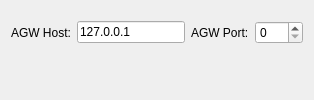
     <widget class="QWidget" name="page_4">
      <layout class="QVBoxLayout">
       <item>
        <spacer>
         <property name="orientation">
          <enum>Qt::Vertical</enum>
         </property>
         <property name="sizeType">
          <enum>QSizePolicy::Fixed</enum>
         </property>
         <property name="sizeHint" stdset="0">
          <size>
           <width>20</width>
           <height>10</height>
          </size>
         </property>
        </spacer>
       </item>
       <item>
        <layout class="QHBoxLayout">
         <item>
          <layout class="QHBoxLayout">
           <item>
            <widget class="QLabel" name="label_12">
             <property name="text">
              <string>AGW Host:</string>
             </property>
            </widget>
           </item>
           <item>
            <widget class="QLineEdit" name="AGWHostEdit">
             <property name="text">
              <string>127.0.0.1</string>
             </property>
            </widget>
           </item>
          </layout>
         </item>
         <item>
          <layout class="QHBoxLayout">
           <item>
            <widget class="QLabel" name="label_13">
             <property name="text">
              <string>AGW Port:</string>
             </property>
            </widget>
           </item>
           <item>
            <widget class="QSpinBox" name="AGWPortBox">
             <property name="minimumSize">
              <size>
               <width>48</width>
               <height>0</height>
              </size>
             </property>
            </widget>
           </item>
          </layout>
         </item>
        </layout>
       </item>
       <item>
        <spacer>
         <property name="orientation">
          <enum>Qt::Vertical</enum>
         </property>
         <property name="sizeHint" stdset="0">
          <size>
           <width>20</width>
           <height>40</height>
          </size>
         </property>
        </spacer>
       </item>
      </layout>
     </widget>
